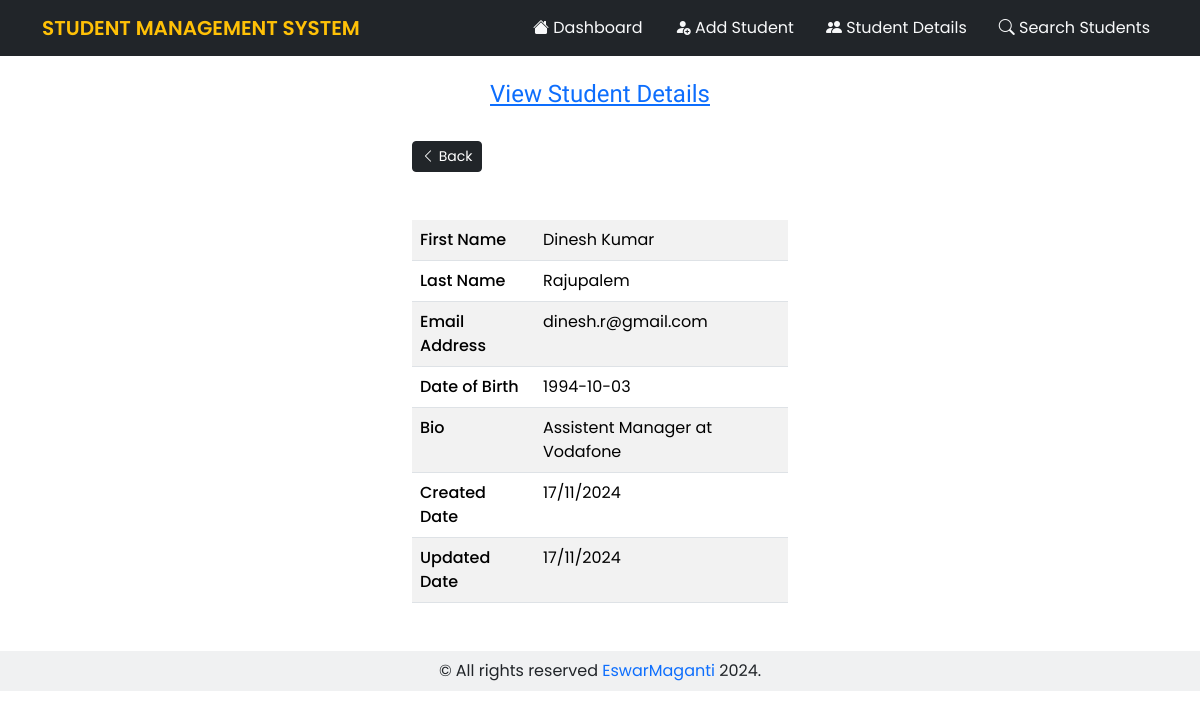
Page /view_student/3 on the committed database.
### models/__init__.py (models this page shows)
class Student(db.Model):
    id = db.Column(db.Integer, primary_key=True)
    first_name= db.Column(db.String(100), nullable=False)
    last_name= db.Column(db.String(100), nullable=False)
    email = db.Column(db.String(80), unique=True ,nullable=False)
    date_of_birth = db.Column(db.Date(), nullable=False)
    bio = db.Column(db.String(500))
    password = db.Column(db.String(100))
    created_at = db.Column(db.DateTime(timezone=True), server_default=func.now())
    updated_at = db.Column(db.DateTime(timezone=True), server_default=func.now())

### main.py (the view)
@app.get('/view_student/<int:student_id>')
def view_student(student_id):
    student = Student.query.filter_by(id=student_id).first()
    return render_template('view_student.html', page_heading='View Student Details', student=student)

### templates/view_student.html
{% extends 'base.html'%}
{% block content %}
<div class="col-md-4 container mb-5">
<a href="{{url_for('get_students')}}">
    <button class="btn btn-sm btn-dark"> <i class="bi bi-chevron-left"></i> Back</button>
</a>
    <table class="table table-striped my-5">
        <tr>
            <th>First Name</th>
            <td>{{student.first_name}}</td>
        </tr>
        <tr>
            <th>Last Name</th>
            <td>{{student.last_name}}</td>
        </tr>
        <tr>
            <th>Email Address</th>
            <td>{{student.email}}</td>
        </tr>
        <tr>
            <th>Date of Birth</th>
            <td>{{student.date_of_birth}}</td>
        </tr>
        <tr>
            <th>Bio</th>
            <td>{{student.bio}}</td>
        </tr>
        <tr>
            <th>Created Date</th>
            <td>{{student.created_at.strftime("%d/%m/%Y")}}</td>
        </tr>
        <tr>
            <th>Updated Date</th>
            <td>{{student.updated_at.strftime("%d/%m/%Y")}}</td>
        </tr>
    </table>
</div>
{% endblock %}

### static/styles/style.css (style rules this page uses)
* { padding:0; margin:0; font-family: "Poppins", sans-serif; }
th { font-weight:500; }

### rows in the picture
Student: first_name "Dinesh Kumar", last_name "Rajupalem", email "dinesh.r@gmail.com", date_of_birth "1994-10-03", bio "Assistent Manager at Vodafone", created_at "17/11/2024", updated_at "17/11/2024"

### other values in the picture
{{ page_heading }} "View Student Details"
